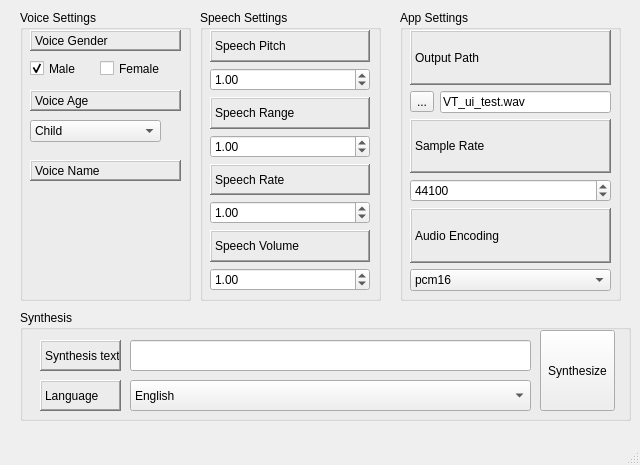
<?xml version="1.0" encoding="UTF-8"?>
<ui version="4.0">
 <class>Voice_Translator</class>
 <widget class="QMainWindow" name="Voice_Translator">
  <property name="enabled">
   <bool>true</bool>
  </property>
  <property name="geometry">
   <rect>
    <x>0</x>
    <y>0</y>
    <width>640</width>
    <height>465</height>
   </rect>
  </property>
  <property name="cursor">
   <cursorShape>ArrowCursor</cursorShape>
  </property>
  <property name="contextMenuPolicy">
   <enum>Qt::DefaultContextMenu</enum>
  </property>
  <property name="windowTitle">
   <string>Voice Translator</string>
  </property>
  <property name="styleSheet">
   <string notr="true">Fusion</string>
  </property>
  <property name="toolButtonStyle">
   <enum>Qt::ToolButtonIconOnly</enum>
  </property>
  <property name="tabShape">
   <enum>QTabWidget::Rounded</enum>
  </property>
  <widget class="QWidget" name="Voice_Translator_widget">
   <widget class="QGroupBox" name="VoiceSettings">
    <property name="geometry">
     <rect>
      <x>20</x>
      <y>10</y>
      <width>171</width>
      <height>291</height>
     </rect>
    </property>
    <property name="title">
     <string>Voice Settings</string>
    </property>
    <property name="flat">
     <bool>true</bool>
    </property>
    <widget class="QCheckBox" name="FemaleCheckBox">
     <property name="geometry">
      <rect>
       <x>80</x>
       <y>50</y>
       <width>70</width>
       <height>17</height>
      </rect>
     </property>
     <property name="text">
      <string>Female</string>
     </property>
     <property name="checked">
      <bool>false</bool>
     </property>
    </widget>
    <widget class="QCheckBox" name="MaleCheckBox">
     <property name="geometry">
      <rect>
       <x>10</x>
       <y>50</y>
       <width>70</width>
       <height>17</height>
      </rect>
     </property>
     <property name="text">
      <string>Male</string>
     </property>
     <property name="checked">
      <bool>true</bool>
     </property>
    </widget>
    <widget class="QComboBox" name="AgeComboBox">
     <property name="geometry">
      <rect>
       <x>10</x>
       <y>110</y>
       <width>131</width>
       <height>22</height>
      </rect>
     </property>
     <item>
      <property name="text">
       <string>Child</string>
      </property>
     </item>
     <item>
      <property name="text">
       <string>Adult</string>
      </property>
     </item>
     <item>
      <property name="text">
       <string>Senile</string>
      </property>
     </item>
    </widget>
    <widget class="QLabel" name="VoiceGender">
     <property name="geometry">
      <rect>
       <x>10</x>
       <y>20</y>
       <width>151</width>
       <height>21</height>
      </rect>
     </property>
     <property name="frameShape">
      <enum>QFrame::WinPanel</enum>
     </property>
     <property name="frameShadow">
      <enum>QFrame::Raised</enum>
     </property>
     <property name="text">
      <string>Voice Gender</string>
     </property>
    </widget>
    <widget class="QLabel" name="VoiceAge">
     <property name="geometry">
      <rect>
       <x>10</x>
       <y>80</y>
       <width>151</width>
       <height>21</height>
      </rect>
     </property>
     <property name="frameShape">
      <enum>QFrame::WinPanel</enum>
     </property>
     <property name="frameShadow">
      <enum>QFrame::Raised</enum>
     </property>
     <property name="text">
      <string>Voice Age</string>
     </property>
    </widget>
    <widget class="QLabel" name="VoiceName">
     <property name="geometry">
      <rect>
       <x>10</x>
       <y>150</y>
       <width>151</width>
       <height>21</height>
      </rect>
     </property>
     <property name="frameShape">
      <enum>QFrame::WinPanel</enum>
     </property>
     <property name="frameShadow">
      <enum>QFrame::Raised</enum>
     </property>
     <property name="text">
      <string>Voice Name</string>
     </property>
    </widget>
   </widget>
   <widget class="QGroupBox" name="SpeechSettings">
    <property name="geometry">
     <rect>
      <x>200</x>
      <y>10</y>
      <width>181</width>
      <height>291</height>
     </rect>
    </property>
    <property name="title">
     <string>Speech Settings</string>
    </property>
    <property name="flat">
     <bool>true</bool>
    </property>
    <widget class="QWidget" name="verticalLayoutWidget">
     <property name="geometry">
      <rect>
       <x>10</x>
       <y>20</y>
       <width>160</width>
       <height>261</height>
      </rect>
     </property>
     <layout class="QVBoxLayout" name="VertLaySpeech">
      <item>
       <widget class="QLabel" name="SpeechPitch">
        <property name="frameShape">
         <enum>QFrame::WinPanel</enum>
        </property>
        <property name="frameShadow">
         <enum>QFrame::Raised</enum>
        </property>
        <property name="text">
         <string>Speech Pitch</string>
        </property>
       </widget>
      </item>
      <item>
       <widget class="QDoubleSpinBox" name="SpeechPitchSpinBox">
        <property name="maximum">
         <double>10.000000000000000</double>
        </property>
        <property name="singleStep">
         <double>0.010000000000000</double>
        </property>
        <property name="value">
         <double>1.000000000000000</double>
        </property>
       </widget>
      </item>
      <item>
       <widget class="QLabel" name="SpeechRate_2">
        <property name="frameShape">
         <enum>QFrame::WinPanel</enum>
        </property>
        <property name="frameShadow">
         <enum>QFrame::Raised</enum>
        </property>
        <property name="text">
         <string>Speech Range</string>
        </property>
       </widget>
      </item>
      <item>
       <widget class="QDoubleSpinBox" name="SpeechRangeSpinBox">
        <property name="maximum">
         <double>10.000000000000000</double>
        </property>
        <property name="singleStep">
         <double>0.010000000000000</double>
        </property>
        <property name="value">
         <double>1.000000000000000</double>
        </property>
       </widget>
      </item>
      <item>
       <widget class="QLabel" name="SpeechRate">
        <property name="frameShape">
         <enum>QFrame::WinPanel</enum>
        </property>
        <property name="frameShadow">
         <enum>QFrame::Raised</enum>
        </property>
        <property name="text">
         <string>Speech Rate</string>
        </property>
       </widget>
      </item>
      <item>
       <widget class="QDoubleSpinBox" name="SpeechRateSpinBox">
        <property name="maximum">
         <double>10.000000000000000</double>
        </property>
        <property name="singleStep">
         <double>0.010000000000000</double>
        </property>
        <property name="value">
         <double>1.000000000000000</double>
        </property>
       </widget>
      </item>
      <item>
       <widget class="QLabel" name="SpeechVolume">
        <property name="frameShape">
         <enum>QFrame::WinPanel</enum>
        </property>
        <property name="frameShadow">
         <enum>QFrame::Raised</enum>
        </property>
        <property name="text">
         <string>Speech Volume</string>
        </property>
       </widget>
      </item>
      <item>
       <widget class="QDoubleSpinBox" name="SpeechVolumeSpinBox">
        <property name="maximum">
         <double>10.000000000000000</double>
        </property>
        <property name="singleStep">
         <double>0.010000000000000</double>
        </property>
        <property name="value">
         <double>1.000000000000000</double>
        </property>
       </widget>
      </item>
     </layout>
    </widget>
   </widget>
   <widget class="QGroupBox" name="AppSettings">
    <property name="geometry">
     <rect>
      <x>400</x>
      <y>10</y>
      <width>221</width>
      <height>291</height>
     </rect>
    </property>
    <property name="title">
     <string>App Settings</string>
    </property>
    <property name="flat">
     <bool>true</bool>
    </property>
    <widget class="QWidget" name="verticalLayoutWidget_2">
     <property name="geometry">
      <rect>
       <x>10</x>
       <y>20</y>
       <width>201</width>
       <height>261</height>
      </rect>
     </property>
     <layout class="QVBoxLayout" name="AppSettingsVert">
      <item>
       <widget class="QLabel" name="OutputPath">
        <property name="frameShape">
         <enum>QFrame::WinPanel</enum>
        </property>
        <property name="frameShadow">
         <enum>QFrame::Raised</enum>
        </property>
        <property name="text">
         <string>Output Path</string>
        </property>
       </widget>
      </item>
      <item>
       <layout class="QHBoxLayout" name="horizontalLayout">
        <property name="spacing">
         <number>6</number>
        </property>
        <property name="topMargin">
         <number>0</number>
        </property>
        <item>
         <widget class="QToolButton" name="toolButton">
          <property name="text">
           <string>...</string>
          </property>
         </widget>
        </item>
        <item>
         <widget class="QLineEdit" name="lineEdit">
          <property name="text">
           <string>VT_ui_test.wav</string>
          </property>
         </widget>
        </item>
       </layout>
      </item>
      <item>
       <widget class="QLabel" name="SampleRate">
        <property name="frameShape">
         <enum>QFrame::WinPanel</enum>
        </property>
        <property name="frameShadow">
         <enum>QFrame::Raised</enum>
        </property>
        <property name="text">
         <string>Sample Rate</string>
        </property>
       </widget>
      </item>
      <item>
       <widget class="QSpinBox" name="spinBox">
        <property name="maximum">
         <number>100000</number>
        </property>
        <property name="singleStep">
         <number>100</number>
        </property>
        <property name="value">
         <number>44100</number>
        </property>
       </widget>
      </item>
      <item>
       <widget class="QLabel" name="AudioEncoding">
        <property name="frameShape">
         <enum>QFrame::WinPanel</enum>
        </property>
        <property name="frameShadow">
         <enum>QFrame::Raised</enum>
        </property>
        <property name="text">
         <string>Audio Encoding</string>
        </property>
       </widget>
      </item>
      <item>
       <widget class="QComboBox" name="comboBox">
        <item>
         <property name="text">
          <string>pcm16</string>
         </property>
        </item>
        <item>
         <property name="text">
          <string>ogg-vorbis</string>
         </property>
        </item>
       </widget>
      </item>
     </layout>
    </widget>
   </widget>
   <widget class="QGroupBox" name="Synthesis">
    <property name="geometry">
     <rect>
      <x>20</x>
      <y>310</y>
      <width>611</width>
      <height>111</height>
     </rect>
    </property>
    <property name="title">
     <string>Synthesis</string>
    </property>
    <property name="flat">
     <bool>true</bool>
    </property>
    <widget class="QPushButton" name="SynthesizeButton">
     <property name="geometry">
      <rect>
       <x>520</x>
       <y>20</y>
       <width>75</width>
       <height>81</height>
      </rect>
     </property>
     <property name="text">
      <string>Synthesize</string>
     </property>
     <property name="flat">
      <bool>false</bool>
     </property>
    </widget>
    <widget class="QComboBox" name="LanguageComboBox">
     <property name="geometry">
      <rect>
       <x>110</x>
       <y>70</y>
       <width>401</width>
       <height>31</height>
      </rect>
     </property>
     <item>
      <property name="text">
       <string>English</string>
      </property>
     </item>
     <item>
      <property name="text">
       <string>Polish</string>
      </property>
     </item>
    </widget>
    <widget class="QLabel" name="Language">
     <property name="geometry">
      <rect>
       <x>20</x>
       <y>70</y>
       <width>81</width>
       <height>31</height>
      </rect>
     </property>
     <property name="frameShape">
      <enum>QFrame::WinPanel</enum>
     </property>
     <property name="frameShadow">
      <enum>QFrame::Raised</enum>
     </property>
     <property name="text">
      <string>Language</string>
     </property>
    </widget>
    <widget class="QLabel" name="SynthesisText">
     <property name="geometry">
      <rect>
       <x>20</x>
       <y>30</y>
       <width>81</width>
       <height>31</height>
      </rect>
     </property>
     <property name="frameShape">
      <enum>QFrame::WinPanel</enum>
     </property>
     <property name="frameShadow">
      <enum>QFrame::Raised</enum>
     </property>
     <property name="text">
      <string>Synthesis text</string>
     </property>
    </widget>
    <widget class="QLineEdit" name="lineEdit_2">
     <property name="geometry">
      <rect>
       <x>110</x>
       <y>30</y>
       <width>401</width>
       <height>31</height>
      </rect>
     </property>
    </widget>
   </widget>
  </widget>
  <widget class="QMenuBar" name="menubar">
   <property name="geometry">
    <rect>
     <x>0</x>
     <y>0</y>
     <width>640</width>
     <height>21</height>
    </rect>
   </property>
  </widget>
  <widget class="QStatusBar" name="statusbar"/>
  <action name="actionSynthesis_Button">
   <property name="text">
    <string>Synthesis Button</string>
   </property>
  </action>
 </widget>
 <resources/>
 <connections/>
</ui>
